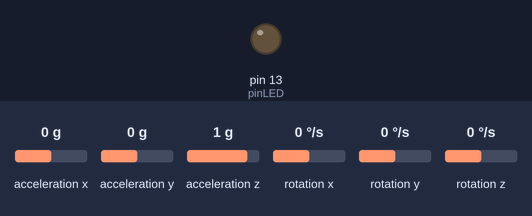
A sketch run on a simulated Arduino Uno, built with avr-gcc and run on an emulated ATmega328P. On the bench: output pins drawn as LEDs (lit = HIGH). Wiring (inferred from the names in the program): MPU-6050 motion sensor at I2C address 0x68. The test bench sets the inputs (shaded band); at power-on: acceleration x 0 g, acceleration y 0 g, acceleration z 1 g, rotation x 0 °/s, rotation y 0 °/s, rotation z 0 °/s. What the sketch prints to the serial monitor is not drawn.

Above: at 0.2 s.
At 3.0 s:
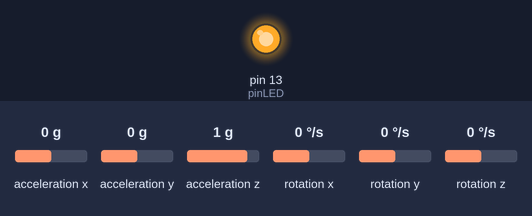
Timing chart, 0 to 17.3 s (numbered marks = the images above):
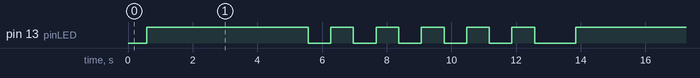

The sketch:

attempt_minus_callibration.ino
```cpp
#include <Wire.h>

int mpu = 0x68; // I2C address of the MPU-6050
float AcX, AcY, AcZ, Tmp, GyX, GyY, GyZ;
float minimumRange[] = {-32684.8, -27684.84}; //holds lower and upper bound of minimum range //previous -34768, -32000
float absPeakDiffRange[] = {21498.3, 28498.3}; //previous 30000, 32500
float shuffleMinArray[100];
float shufflePeakArray[100];
int indexShuffle = 0;
int shuffleMinCount = 0;
int shufflePeakCount = 0;
float smoothedSignal[80];
float minimum = 0;
float maximum = -30000;
int pinLED = 13;
float window[6];
float meanWindow = 0;

void setup() {

  Wire.begin();
  Wire.beginTransmission(mpu);
  Wire.write(0x6B); // PWR_MGMT_1 register
  Wire.write(0);
  Wire.endTransmission(true);
  Serial.begin(115200);
  pinMode(pinLED, OUTPUT);

}

void loop() {
  int count = 0;
  for(int j = 0; j < 85; j++) {
      Wire.beginTransmission(mpu);
      Wire.write(0x3B);
      Wire.endTransmission(false);
      Wire.requestFrom(mpu, 14, true);
      Serial.print("Acc x: ");
      AcX = Wire.read()<<8|Wire.read();
      Serial.println(AcX);
      //Serial.print("Acc y: ");
      AcY = Wire.read()<<8|Wire.read();
      //Serial.println(AcY);
      //Serial.print("Acc z: ");
      AcZ = Wire.read()<<8|Wire.read();
      //Serial.println(AcZ);
      for(int i = 0; i < 5; i++) {
        window[i] = window[i+1];
      }
      window[5] = AcX;
      for(int u = 0; u < 6; u++) {
        //Serial.println(window[u]);
      }
      //delay(1000);
      if(window[0] != NULL) {
      smoothedSignal[j] = meanFull(window);
      //Serial.print("smoothed signal: ");
      //Serial.println(smoothedSignal[j]);
      }
  }

  //delay(10000);
  //counter for min and maxes
  int j = 0;
  minimum = 0;
  maximum = -30000;
  float absPeakDiff = 0;
  while(j<80){
    if(smoothedSignal[j]<minimum) {
      minimum = smoothedSignal[j];
    }
    if(smoothedSignal[j]>maximum) {
      maximum = smoothedSignal[j];
    }
    j++;
  }
  absPeakDiff = maximum - minimum;
  Serial.print("Minimum: ");
  Serial.println(minimum);
  Serial.print("Maximum");
  Serial.println(maximum);
  Serial.print("Peak diff: ");
  Serial.println(absPeakDiff);

if(minimum>minimumRange[1] || minimum<minimumRange[0]){ //shuffle detected
  shuffleMinArray[indexShuffle] = minimum;
  shuffleMinCount ++;
  }
  else if (minimum>minimumRange[0] && minimum<minimumRange[1]){ //no shuffle detected
       shuffleMinArray[indexShuffle] = 0;
       shuffleMinCount = 0;
       }
  if(absPeakDiff<absPeakDiffRange[0] || absPeakDiff>absPeakDiffRange[1]){
      shufflePeakArray[indexShuffle]=absPeakDiff;
      shufflePeakCount ++;
      }
   else if(absPeakDiff>absPeakDiffRange[0] && absPeakDiff<absPeakDiffRange[1]){
      shufflePeakArray[indexShuffle] = 0;
      shufflePeakCount = 0;
      }
    Serial.print("Shuffle Minimums: ");
    Serial.println(shuffleMinCount);
    Serial.print("Shuffle Peak Diff: ");
    Serial.println(shufflePeakCount);
   if(shuffleMinCount>=2 && shufflePeakCount >=3){
    Serial.print("peak diff avg: ");
    Serial.println(mean(shufflePeakArray, indexShuffle));
    if (mean(shufflePeakArray, indexShuffle)<4000){
      Serial.println("STOP DETECTED");
      digitalWrite(pinLED, HIGH);
      delay(5000);
      digitalWrite(pinLED, LOW);
      delay(700);
      digitalWrite(pinLED, HIGH);
      delay(700);
      digitalWrite(pinLED, LOW);
      delay(700);
      digitalWrite(pinLED, HIGH);
      delay(700);
      digitalWrite(pinLED, LOW);
      delay(700);
      digitalWrite(pinLED, HIGH);
      delay(700);
      digitalWrite(pinLED, LOW);
      delay(700);
      digitalWrite(pinLED, HIGH);
      delay(700);
      digitalWrite(pinLED, LOW);
      delay(700);
      digitalWrite(pinLED, HIGH);
      delay(700);
      digitalWrite(pinLED, LOW);
      delay(700);
    }
    else{
      Serial.println("SHUFFLE DETECTED");
      digitalWrite(pinLED, HIGH);
      delay(1000);
    }
    shuffleMinCount = 0;
    shufflePeakCount = 0;
   }
   if(indexShuffle>=100) indexShuffle = 0;
   else indexShuffle++;
}

float mean(float signalArray[], int index){
  return (signalArray[index]+signalArray[index-1])/2.0;
}

float meanFull(float arrays[]){
  float sum = 0;
  for(int i = 0; i < 6; i++){
    sum += arrays[i];
  }
  return sum/6;
}
```

Measured:
- by itself, pin 13 (pinLED): repeats every 13.3 s: 5 × (LOW 0.70 s, HIGH 0.70 s), LOW 1.3 s, HIGH 5.0 s
- by itself, everything shown: repeats every 13.3 s, in 12 steps
